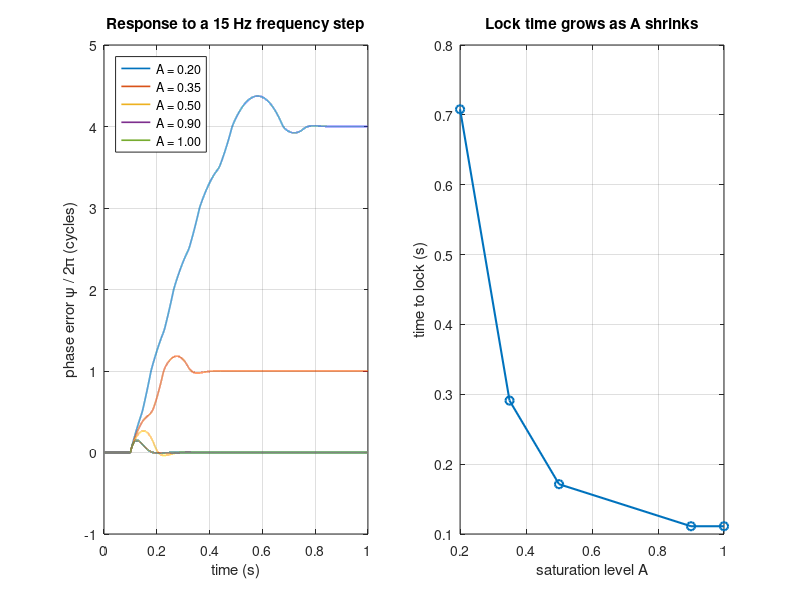

Recreate this plot in MATLAB. (Note: this script raises an error after producing the figure.)
%MAIN  Communication Systems - MATLAB homework 3: PLL with a limiting phase
%      detector, random processes through LTI filters, and ergodicity.

clear; close all; clc;
addpath(fileparts(mfilename('fullpath')));
rng(3);

%% Q1  Second-order PLL whose phase detector saturates at +-A
% e_d = sin(psi) clipped to [-A, A], loop filter Kp + Ki/s, VCO d(theta)/dt = K_v v.
fs = 20e3;  T = 1.0;  t = 0:1/fs:T-1/fs;
df = 15;                                         % input frequency step (Hz) at t = 0.1 s
theta_in = 2*pi*df*max(t - 0.1, 0);              % phase of the input relative to the free-running VCO
wn = 2*pi*8;  zeta = 0.707;                      % loop natural frequency and damping
Kp = 2*zeta*wn;  Ki = wn^2;                      % with the detector gain = 1 near lock
As = [0.2 0.35 0.5 0.9 1.0];
fig = figure('Visible', 'off', 'Position', [100 100 1100 420]);
lock = nan(size(As));
for k = 1:numel(As)
    A = As(k);
    th = 0;  integ = 0;  psi = zeros(size(t));
    for i = 1:numel(t)
        psi(i) = theta_in(i) - th;
        ed = min(max(sin(psi(i)), -A), A);       % limiting phase detector
        integ = integ + Ki*ed/fs;
        th = th + (Kp*ed + integ)/fs;            % VCO integrates its control signal
    end
    err = abs(mod(psi + pi, 2*pi) - pi);
    settled = find(err > 0.05, 1, 'last');
    if isempty(settled) || settled < numel(t), lock(k) = t(min(settled + 1, numel(t))) - 0.1; end
    if err(end) > 0.05, lock(k) = NaN; end
    subplot(1, 2, 1); plot(t, psi/(2*pi), 'LineWidth', 1.2); hold on;
end
subplot(1, 2, 1); grid on; xlabel('time (s)'); ylabel('phase error \psi / 2\pi (cycles)');
title(sprintf('Response to a %d Hz frequency step', df));
legend(arrayfun(@(A) sprintf('A = %.2f', A), As, 'UniformOutput', false), 'Location', 'northwest');
subplot(1, 2, 2); plot(As, lock, 'o-', 'LineWidth', 1.5); grid on;
xlabel('saturation level A'); ylabel('time to lock (s)'); title('Lock time grows as A shrinks');
save_figure(fig, 'q1_pll_lock');
fprintf('Q1  lock time vs. A: %s\n', strjoin(arrayfun(@(A, L) sprintf('A=%.2f: %.3f s', A, L), As, lock, 'UniformOutput', false), ', '));

%% Q2  Random process through h(t) = e^{-t} cos(28 pi t) u(t)
dt = 1e-3;  t2 = -20:dt:20-dt;  N = numel(t2);
f = (-N/2:N/2-1)/(N*dt);
H = 0.5*(1./(1 + 1j*2*pi*(f - 14)) + 1./(1 + 1j*2*pi*(f + 14)));   % exact transfer function
h = exp(-t2).*cos(28*pi*t2).*(t2 >= 0);
H_fft = fftshift(fft(ifftshift(h))) * dt;                            % numerical check
fprintf('Q2  max |H_fft - H_exact| = %.1e\n', max(abs(H_fft - H)));
inputs = {ones(size(f)), 'white, S_x = 1';  max(1 - abs(f/5), 0), 'colored, S_x = \Lambda(f/5)'};
fig = figure('Visible', 'off', 'Position', [100 100 1100 600]);
for k = 1:2
    Sx = inputs{k, 1};
    Sy = Sx .* abs(H).^2;
    Ry = real(fftshift(ifft(ifftshift(Sy)))) / dt;                   % R_y = IFT{S_y}
    if k == 1
        w0 = 28*pi;                                                      % exact h(t) * h(-t)
        Ry_exact = exp(-abs(t2))/4 .* (cos(w0*t2) + (cos(w0*t2) - w0*sin(w0*abs(t2)))/(1 + w0^2));
        fprintf('    white input: max |R_y - exact| = %.1e, R_y(0) = %.4f (= 1/4 + ...)\n', ...
                max(abs(Ry - Ry_exact)), Ry(N/2+1));
    end
    subplot(2, 2, 2*k-1); plot(f, Sy); xlim([-30 30]); grid on; xlabel('f (Hz)');
    title(['S_y(f) = S_x(f) |H(f)|^2, ' inputs{k, 2}]);
    subplot(2, 2, 2*k); plot(t2, Ry); xlim([-4 4]); grid on; xlabel('\tau (s)');
    title('R_y(\tau)');
end
save_figure(fig, 'q2_psd_autocorrelation');

%% Q3  X(t) = A cos(2 pi f0 t + theta): time averages vs. ensemble averages
A = 1;  f0 = 1;  t3 = linspace(0, 10, 10001);
for c = 1:2
    if c == 1, th = 2*pi*rand(20, 1);       range = '[0, 2\pi)';
    else,      th = -pi/4 + pi/2*rand(20, 1); range = '[-\pi/4, \pi/4]';
    end
    X = A*cos(2*pi*f0*t3 + th);
    time_mean = mean(mean(X, 2));  time_power = mean(mean(X.^2, 2));
    ens_mean_t = mean(X, 1);                                   % sample estimate across realisations
    if c == 1
        ens_mean_theory = zeros(size(t3));
    else
        ens_mean_theory = A*(2*sqrt(2)/pi)*cos(2*pi*f0*t3);    % E[cos(wt + theta)], theta ~ U[-pi/4, pi/4]
    end
    fprintf('Q3  theta ~ U%s: time averages <X> = %.3f, <X^2> = %.3f; ensemble mean %s\n', ...
            erase(range, '\'), time_mean, time_power, ...
            ternary(c == 1, '= 0 for all t -> ergodic in mean and power', ...
                    sprintf('= %.2f cos(2 pi t) (time-varying) -> not stationary, not ergodic', 2*sqrt(2)/pi)));
    fig = figure('Visible', 'off', 'Position', [100 100 1000 330]);
    subplot(1, 2, 1); plot(t3, X, 'Color', [0.2 0.4 0.8 0.3]); xlim([0 3]); grid on;
    title(['20 sample functions, \theta ~ U' range]); xlabel('t');
    subplot(1, 2, 2); plot(t3, ens_mean_t, t3, ens_mean_theory, 'k--', 'LineWidth', 1.2); xlim([0 3]); grid on;
    legend('ensemble average of 20 realisations', 'theory'); xlabel('t'); title('E[X(t)]');
    save_figure(fig, sprintf('q3_random_phase_%d', c));
end

function out = ternary(cond, a, b)
    if cond, out = a; else, out = b; end
end
